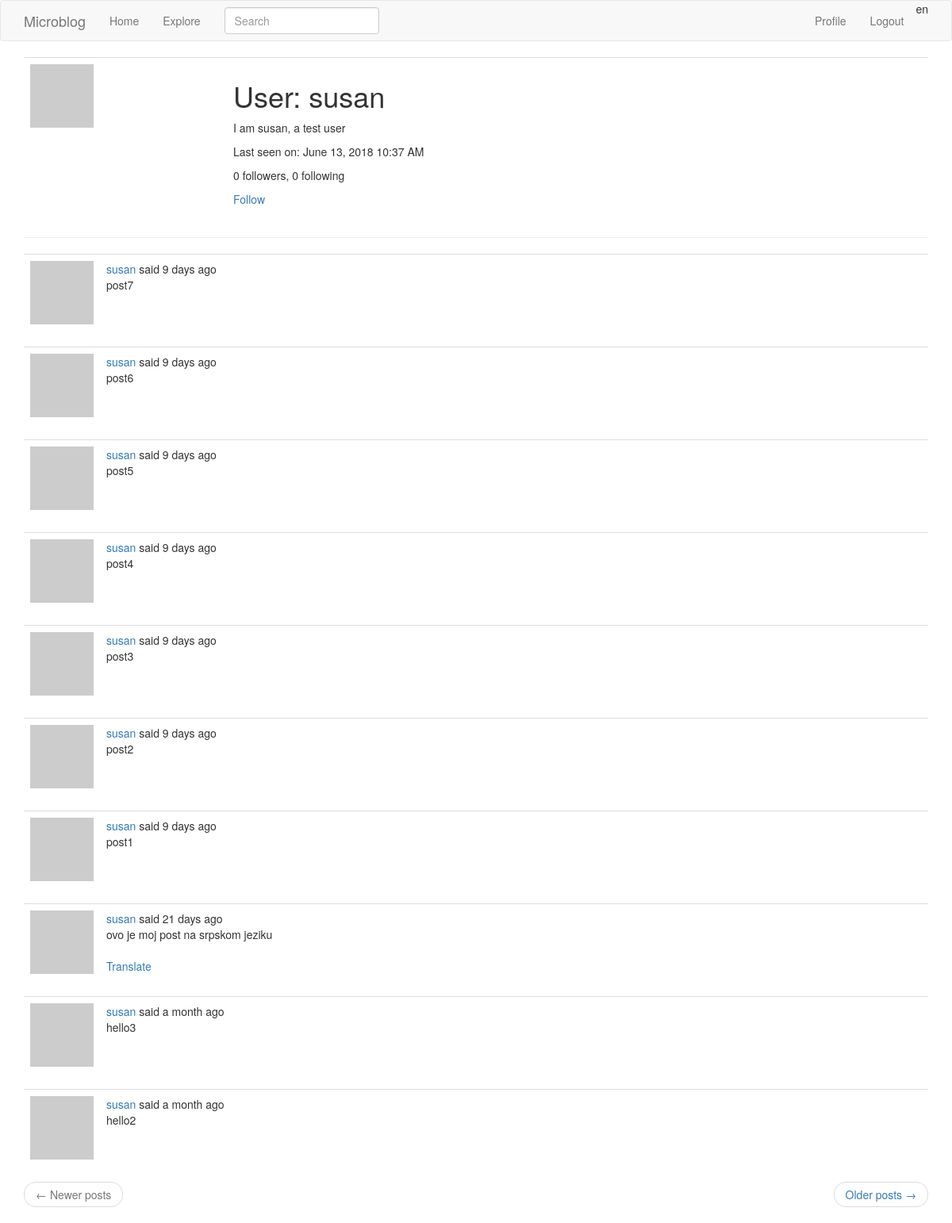
Screenshot of /user/susan (signed in) with the database file from the repository.
### app1/models.py (models this page shows, shortened)
class User(UserMixin, db.Model):
    id = db.Column(db.Integer, primary_key=True)
    username = db.Column(db.String(64), index=True, unique=True)
    email = db.Column(db.String(120), index=True, unique=True)
    password_hash = db.Column(db.String(128))
    posts = db.relationship('Post', backref='author', lazy='dynamic')
    about_me = db.Column(db.String(140))
    last_seen = db.Column(db.DateTime, default=datetime.utcnow)
    follows = db.relationship(
        'User', secondary=followers,
        primaryjoin=(followers.c.follower_id == id),
        secondaryjoin=(followers.c.followed_id == id),
        backref=db.backref('followers', lazy='dynamic'), lazy='dynamic')
    def avatar(self, size):
        digest = md5(self.email.lower().encode('utf-8')).hexdigest()
        return 'https://www.gravatar.com/avatar/{}?d=identicon&s={}'.format(digest, size)
    def is_following(self, user):
        return self.follows.filter(followers.c.followed_id == user.id).count() > 0

class SearchableMixin(object):
    @classmethod
    def before_commit(cls, session):
        session._changes = {
            'add': [obj for obj in session.new if isinstance(obj, cls)],
            'update': [obj for obj in session.dirty if isinstance(obj, cls)],
            'delete': [obj for obj in session.deleted if isinstance(obj, cls)]
        }
    @classmethod
    def after_commit(cls, session):
        for obj in session._changes['add']:
            if isinstance(obj, SearchableMixin):
                add_to_index(obj.__tablename__, obj)
        for obj in session._changes['update']:
            if isinstance(obj, SearchableMixin):
                add_to_index(obj.__tablename__, obj)
        for obj in session._changes['delete']:
            if isinstance(obj, SearchableMixin):
                remove_from_index(obj.__tablename__, obj)
        session._changes = None

class Post(SearchableMixin, db.Model):
    __searchable__ = ['body']
    id = db.Column(db.Integer, primary_key=True)
    body = db.Column(db.String(140))
    timestamp = db.Column(db.DateTime, index=True, default=datetime.utcnow)
    user_id = db.Column(db.Integer, db.ForeignKey('user.id'))
    language = db.Column(db.String(5))

### app1/main/routes.py (the view)
@bp.route('/user/<username>')
@login_required
def user(username):
    user = User.query.filter_by(username=username).first_or_404()
    page = request.args.get('page', 1, type=int)
    posts = user.posts.order_by(Post.timestamp.desc()).paginate(
        page, current_app.config['POSTS_PER_PAGE'], False)
    next_url = url_for('main.user', username=user.username,
                       page=posts.next_num) if posts.has_next else None
    prev_url = url_for('main.user', username=user.username,
                       page=posts.prev_num) if posts.has_prev else None
    return render_template('main/user.html', user=user, posts=posts.items,
                           next_url=next_url, prev_url=prev_url)

### app1/main/forms.py
class SearchForm(FlaskForm):
    q = StringField(_l('Search'), validators=[DataRequired()])
    def __init__(self, *args, **kwargs):
        if 'formdata' not in kwargs:
            kwargs['formdata'] = request.args
        if 'csrf_enabled' not in kwargs:
            kwargs['csrf_enabled'] = False
        super(SearchForm, self).__init__(*args, **kwargs)

### app1/main/routes.py (called while the page is built)
@bp.before_app_request
def before_request():
    if current_user.is_authenticated:
        current_user.last_seen = datetime.utcnow()
        db.session.commit()
        g.search_form = SearchForm()
    g.locale = str(get_locale())

### app1/models.py (called while the page is built)
@login.user_loader
def load_user(id):
    return User.query.get(int(id))

### app1/templates/main/user.html
{% extends 'main/base.html' %}
{% block app_content %}
    <table class="table table-hover">
        <tr>
            <td width="256px"><img src="{{ user.avatar(256) }}"></td>
            <td>
                <h1>{{ _('User') }}: {{ user.username }}</h1>
                {% if user.about_me %}<p>{{ user.about_me }}</p>{% endif %}
                {% if user.last_seen %}
                <p>{{ _('Last seen on') }}: {{ moment(user.last_seen).format('LLL') }}</p>{% endif %}
                <p>{{ _('%(count)d followers', count=user.followers.count()) }},
                    {{ _('%(count)d following', count=user.follows.count()) }}</p>
                {% if user == current_user %}
                <p><a href="{{ url_for('main.edit_profile') }}">{{ _('Edit your profile') }}</a></p>
                {% elif not current_user.is_following(user) %}
                <p><a href="{{ url_for('main.follow', username=user.username) }}">{{ _('Follow') }}</a></p>
                {% else %}
                <p><a href="{{ url_for('main.unfollow', username=user.username) }}">{{ _('Unfollow') }}</a></p>
                {% endif %}
            </td>
        </tr>
    </table>
    <hr>
    {% for post in posts %}
   		{% include 'main/_post.html' %}
    {% endfor %}
    <nav aria-label="...">
        <ul class="pager">
            <li class="previous{% if not prev_url %} disabled{% endif %}">
                <a href="{{ prev_url or '#' }}">
                    <span aria-hidden="true">&larr;</span> {{ _('Newer posts') }}
                </a>
            </li>
            <li class="next{% if not next_url %} disabled{% endif %}">
                <a href="{{ next_url or '#' }}">
                   {{ _('Older posts') }} <span aria-hidden="true">&rarr;</span>
                </a>
            </li>
        </ul>
    </nav>
{% endblock %}

### app1/templates/main/_post.html (shortened to what this page needs)
<table class="table table-hover">
    <tr>
        <td width="70px">
            <a href="{{ url_for('main.user', username=post.author.username) }}">
                <img src="{{ post.author.avatar(70) }}" />
            </a>
        </td>
        <td>
            {{ _('%(username)s said %(when)s',
                username=user_link, when=moment(post.timestamp).fromNow()) }}
            <br>
            <span id="post{{ post.id }}">{{ post.body }}</span>
            <br><br>
             {% if post.language and post.language != g.locale %}
                <span id="translation{{ post.id }}">
                    <a href="javascript:translate_js(
                                '#post{{ post.id }}',
                                '#translation{{ post.id }}',
                                '{{ post.language }}',
                                '{{ g.locale }}');">{{ _('Translate') }}</a>
                </span>
             {% endif %}
        </td>
    </tr>
</table>

### rows the page displays
User: username "susan", about_me "I am susan, a test user", last_seen "June 13, 2018 10:37 AM"
Post: body "post7"
Post: body "post6"
Post: body "post5"
Post: body "post4"
Post: body "post3"
Post: body "post2"
Post: body "post1"
Post: body "ovo je moj post na srpskom jeziku"
Post: body "hello3"
Post: body "hello2"

### other values shown
{{ g.locale }} "en"
